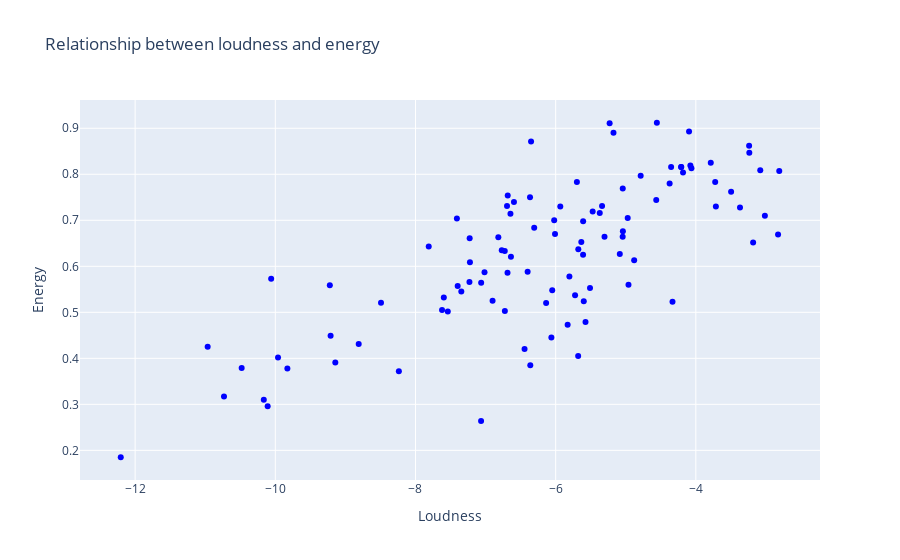

Notebook source saved alongside this figure:
### Markdown cell above
Exploratory Data Analysis

### Code cell
features_df = pd.read_csv("C:\\Users\\deeee\\Downloads\\Features_dp.csv")

fig = go.Figure(data=go.Scatter(x=features_df["loudness"], y=features_df["energy"],
mode='markers',
marker=dict(color='blue'),
hovertext=[f"Name: {n}<br>Duration: {d}"
for n, d in zip(features_df['name'], features_df['duration'])]))

fig.update_layout(title='Relationship between loudness and energy',
xaxis_title='Loudness', yaxis_title='Energy')

fig.show()

### Figure 1 — Plotly figure (JSON) as saved in the notebook; plotly's stock layout.template omitted (floating-point values rounded to 4 significant figures)
{"data": [{"hovertext": ["Name: Blinding Lights<br>Duration: 3.33", "Name: Shape of You<br>Duration: 3.9", "Name: Dance Monkey<br>Duration: 3.49", "Name: Someone You Loved<br>Duration: 3.04", "Name: Rockstar<br>Duration: 3.64", "Name: Sunflower<br>Duration: 2.63", "Name: One Dance<br>Duration: 2.9", "Name: Closer<br>Duration: 4.08", "Name: Stay<br>Duration: 4.01", "Name: Believer<br>Duration: 3.41", "Name: Señorita<br>Duration: 3.18", "Name: Perfect<br>Duration: 2.96", "Name: Heat Waves<br>Duration: 3.98", "Name: Say You Won't Let Go<br>Duration: 3.52", "Name: Starboy<br>Duration: 3.84", "Name: Bad Guy<br>Duration: 3.23", "Name: Thinking Out Loud<br>Duration: 4.69", "Name: Lucid Dreams<br>Duration: 4.0", "Name: Don't Start Now<br>Duration: 3.02", "Name: Lovely<br>Duration: 3.34", "Name: Watermelon Sugar<br>Duration: 2.9", "Name: God's Plan<br>Duration: 3.32", "Name: Photograph<br>Duration: 4.32", "Name: Bohemian Rhapsody<br>Duration: 5.91", "Name: Something Just Like This<br>Duration: 4.12", "Name: Sweater Weather<br>Duration: 4.01", "Name: Shallow<br>Duration: 3.6", "Name: As It Was<br>Duration: 2.79", "Name: Love Yourself<br>Duration: 3.9", "Name: Circles<br>Duration: 3.59", "Name: Sad!<br>Duration: 2.78", "Name: Take Me to Church<br>Duration: 4.03", "Name: All of Me<br>Duration: 4.49", "Name: Thunder<br>Duration: 4.88", "Name: 7 Rings<br>Duration: 2.98", "Name: Goosebumps<br>Duration: 4.06", "Name: Jocelyn Flores<br>Duration: 1.99", "Name: Havana<br>Duration: 3.62", "Name: Stressed Out<br>Duration: 3.37", "Name: XO Tour Llif3<br>Duration: 3.05", "Name: Counting Stars<br>Duration: 4.3", "Name: New Rules<br>Duration: 3.49", "Name: Wake Me Up<br>Duration: 4.12", "Name: Riptide<br>Duration: 3.4", "Name: Happier<br>Duration: 3.21", "Name: Humble<br>Duration: 2.95", "Name: Let Her Go<br>Duration: 4.21", "Name: The Hills<br>Duration: 4.04", "Name: Sicko Mode<br>Duration: 5.21", "Name: Can't Hold Us<br>Duration: 1.52", "Name: Good 4 U<br>Duration: 2.97", "Name: Sorry<br>Duration: 3.1", "Name: One Kiss<br>Duration: 3.58", "Name: Let Me Love You<br>Duration: 3.43", "Name: Drivers License<br>Duration: 4.03", "Name: Lean On<br>Duration: 2.94", "Name: Treat You Better<br>Duration: 3.13", "Name: Roses (Imanbek remix)<br>Duration: 2.95", "Name: Better Now<br>Duration: 3.85", "Name: Stay with Me<br>Duration: 2.88", "Name: Congratulations<br>Duration: 3.67", "Name: Faded<br>Duration: 3.54", "Name: Without Me<br>Duration: 4.84", "Name: Industry Baby<br>Duration: 3.53", "Name: Lose Yourself<br>Duration: 5.44", "Name: Memories<br>Duration: 4.15", "Name: Demons<br>Duration: 2.92", "Name: Mr. Brightside<br>Duration: 3.72", "Name: Uptown Funk<br>Duration: 4.49", "Name: Too Good at Goodbyes<br>Duration: 3.35", "Name: Levitating<br>Duration: 3.38", "Name: I Took a Pill in Ibiza (Seeb Remix)<br>Duration: 3.3", "Name: Don't Let Me Down<br>Duration: 3.49", "Name: Thank U, Next<br>Duration: 3.46", "Name: I Don't Care<br>Duration: 3.67", "Name: Dakiti<br>Duration: 3.42", "Name: Montero (Call Me by Your Name)<br>Duration: 2.3", "Name: Mood<br>Duration: 2.16", "Name: Do I Wanna Know?<br>Duration: 4.54", "Name: Unforgettable<br>Duration: 3.9", "Name: Dynamite<br>Duration: 3.38", "Name: Despacito (remix)<br>Duration: 3.81", "Name: Moonlight<br>Duration: 2.25", "Name: Wonderwall<br>Duration: 4.31", "Name: No Role Modelz<br>Duration: 4.88", "Name: That's What I Like<br>Duration: 3.44", "Name: The Box<br>Duration: 3.28", "Name: 'Till I Collapse<br>Duration: 4.96", "Name: There's Nothing Holdin' Me Back<br>Duration: 3.32", "Name: Stitches<br>Duration: 3.45", "Name: Cheap Thrills<br>Duration: 3.53", "Name: Smells Like Teen Spirit<br>Duration: 5.03", "Name: See You Again<br>Duration: 3.01", "Name: I'm Yours<br>Duration: 2.93", "Name: I Like Me Better<br>Duration: 3.29", "Name: 7 Years<br>Duration: 3.96", "Name: Yellow<br>Duration: 4.45", "Name: Sugar<br>Duration: 2.9", "Name: Despacito<br>Duration: 3.82", "Name: Don't Stop Me Now<br>Duration: 7.05"], "marker": {"color": "blue"}, "mode": "markers", "type": "scatter", "x": [-5.934, -3.183, -6.4, -5.679, -6.136, -5.574, -5.609, -5.599, -10.16, -4.374, -6.049, -6.818, -6.9, -7.398, -7.015, -10.96, -6.061, -7.23, -12.21, -10.11, -4.209, -9.211, -10.48, -9.961, -6.769, -2.81, -6.362, -5.338, -9.828, -3.497, -4.88, -5.303, -7.064, -5.175, -10.73, -3.37, -9.144, -4.333, -5.677, -6.366, -4.972, -6.021, -5.697, -6.694, -6.009, -6.638, -7.346, -7.063, -3.714, -6.351, -5.044, -7.811, -3.24, -5.371, -8.81, -3.081, -4.078, -5.472, -5.804, -6.444, -4.183, -5.085, -2.827, -7.409, -4.565, -6.306, -3.015, -5.23, -7.223, -8.237, -3.787, -6.645, -7.539, -5.634, -5.041, -10.06, -6.725, -6.595, -7.596, -5.043, -3.724, -4.353, -5.723, -4.097, -8.492, -4.961, -6.687, -3.237, -4.063, -6.684, -5.608, -4.556, -9.222, -6.726, -7.621, -5.829, -7.227, -4.209, -4.787, -5.51], "y": [0.73, 0.652, 0.588, 0.405, 0.52, 0.479, 0.625, 0.524, 0.31, 0.78, 0.548, 0.663, 0.525, 0.557, 0.587, 0.425, 0.445, 0.566, 0.185, 0.296, 0.816, 0.449, 0.379, 0.402, 0.635, 0.807, 0.385, 0.731, 0.378, 0.762, 0.613, 0.664, 0.264, 0.89, 0.317, 0.728, 0.391, 0.523, 0.637, 0.75, 0.705, 0.7, 0.783, 0.731, 0.67, 0.621, 0.545, 0.564, 0.73, 0.871, 0.664, 0.643, 0.862, 0.716, 0.431, 0.809, 0.819, 0.719, 0.578, 0.42, 0.804, 0.627, 0.669, 0.704, 0.744, 0.684, 0.71, 0.911, 0.609, 0.372, 0.825, 0.714, 0.502, 0.653, 0.676, 0.573, 0.503, 0.74, 0.532, 0.769, 0.783, 0.816, 0.537, 0.893, 0.521, 0.56, 0.586, 0.847, 0.813, 0.754, 0.698, 0.912, 0.559, 0.633, 0.505, 0.473, 0.661, 0.816, 0.797, 0.553]}], "layout": {"title": {"text": "Relationship between loudness and energy"}, "xaxis": {"title": {"text": "Loudness"}}, "yaxis": {"title": {"text": "Energy"}}}}
